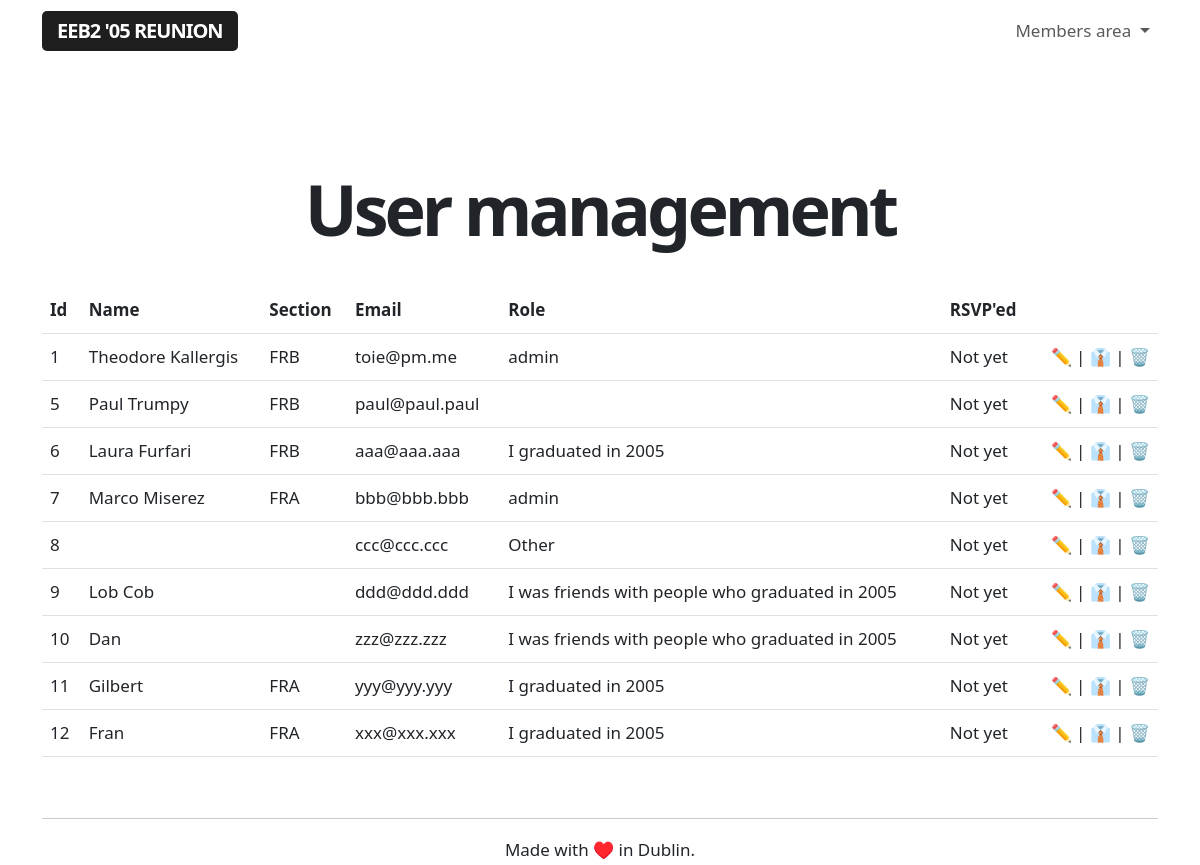
Before: /admin/users (signed in) with the older database file.
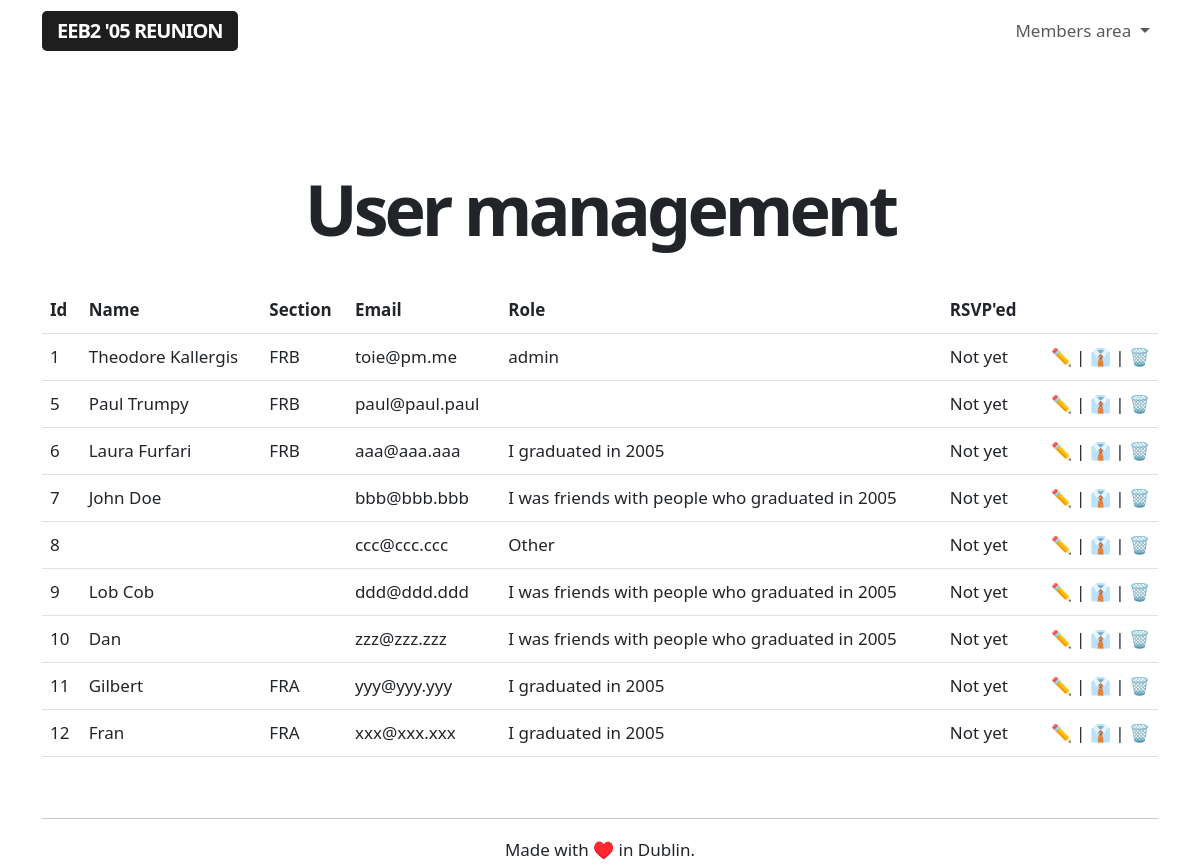
After: the same page with the newer database file.
### app/models.py (models this page shows, shortened)
class User(UserMixin, db.Model):
    id = db.Column(db.Integer, primary_key=True)
    username = db.Column(db.String(64), index=True, unique=True)
    name = db.Column(db.String(64), index=True, unique=False)
    section = db.Column(db.String(64), index=True, unique=False)
    email = db.Column(db.String(120), index=True, unique=True)
    password_hash = db.Column(db.String(128))
    role = db.Column(db.String(64), index=True, unique=False)
    rsvp = db.Column(db.String(64), index=True, unique=False)
    facebook = db.Column(db.String(64), index=True, unique=False)
    twitter = db.Column(db.String(64), index=True, unique=False)
    instagram = db.Column(db.String(64), index=True, unique=False)
    linkedin = db.Column(db.String(64), index=True, unique=False)
    snapchat = db.Column(db.String(64), index=True, unique=False)
    reddit = db.Column(db.String(64), index=True, unique=False)
    mastodon = db.Column(db.String(64), index=True, unique=False)
    tiktok = db.Column(db.String(64), index=True, unique=False)

### app/routes.py (the view)
@app.route('/admin/users', methods=['GET'])
@login_required
def adminusermanagement():
    if current_user.role == 'admin':
        users = User.query.order_by(User.id.asc())
    else:
        flash('This is a restricted area.')
        return redirect(url_for('index'))
    return render_template("user_management.html", title='User management',
        users=users)

### app/models.py (called while the page is built)
@login.user_loader
def load_user(id):
    return User.query.get(int(id))

### app/templates/user_management.html
{% extends "base.html" %}
{% block content %}
<div class="title">
    <h1>User management</h1>
</div>
<br>
<br>
<table class="table">
    <tr>
        <th>Id</th>
        <th>Name</th>
        <th>Section</th>
        <th>Email</th>
        <th>Role</th>
        <th>RSVP'ed</th>
        <th></th>
    </tr>
{% for user in users %}
    {% include '_users.html' %}
{% endfor %}
</table>
{% endblock %}

### app/templates/_users.html
<tr>
    <td>{{ user.id }}</td>
    <td>{{ user.name }}</td>
    <td>{{ user.section }}</td>
    <td>{{ user.email }}</td>
    <td>{{ user.role }}</td>
    <td>{{ user.rsvp }}</td>
        <td class="aligniconsright"><a class="nolinkdecoration" href="{{ url_for('user', userid = user.id) }}">✏️</a> | <a class="nolinkdecoration" href="{{ url_for('toggleadmin', userid = user.id) }}">👔</a> | <a class="nolinkdecoration" href="{{ url_for('delete_user', userid=user.id) }}">🗑️</a></td>
</tr>

Changed rows visible on the page:
changed User "bbb@bbb.bbb": name "Marco Miserez" → "John Doe"; role "admin" → "I was friends with people who graduated in 2005"; section "FRA" → (not shown)
